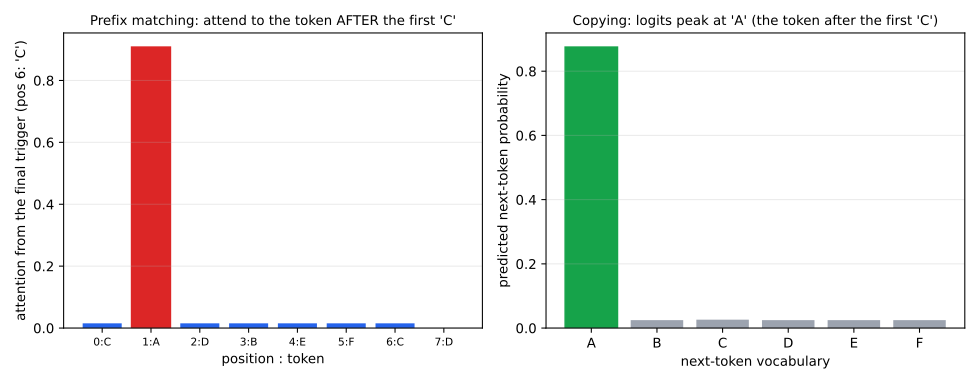

Python code for this plot:
"""An induction head, constructed by hand from (M, W_OV) -- no training.

Appendix A, section A.9.  An induction head completes  ...[A][B]...[A] -> [B]
by (i) prefix matching: attend back to positions preceded by the current token,
and (ii) copying: write the attended token into the next-token logits
(Olsson et al. 2022; Elhage et al. 2021).  We build one explicitly to show the
whole head IS the pair (M, W_OV); the raw Q, K, V never appear.

Construction.  Give each position j a residual feature that concatenates two
one-hot blocks: its own token  e(tok_j)  and its predecessor  e(tok_{j-1})
(the predecessor block is what a "previous-token head" would have written one
layer earlier).  Then:

  * QK circuit  M  matches the query's OWN-token block against the key's
    PREDECESSOR block:  M = sum_a e_own(a) e_prev(a)^T, with score
    x_i^T M x_j high exactly when tok_i == tok_{j-1}, i.e. j follows an earlier
    copy of the current token -- prefix matching.

  * OV circuit  W_OV  reads the attended position's OWN-token block and writes
    it to the vocab-logit space:  W_OV = sum_a e_logit(a) e_own(a)^T.  So the
    head copies whatever token it attended to into the next-token logits.

(Column-vector convention; the code packs features as rows for convenience, an
equivalent transposed packing that yields the identical demonstration.)

Run on a random token stream with one planted repeat, the head at the final
occurrence of the trigger attends to the token that followed the FIRST
occurrence and boosts exactly that token's logit.  Deterministic (fixed seed).

Outputs:
  qkv-induction-head.svg
  qkv-induction-head.json
"""
import json
import pathlib

import numpy as np
import matplotlib
matplotlib.use("Agg")
import matplotlib.pyplot as plt

HERE = pathlib.Path(__file__).resolve().parent

# macOS Accelerate / NumPy 2.x raises spurious FP flags inside BLAS matmul;
# the printed results are exact (verified), so silence these non-errors.
np.seterr(divide="ignore", over="ignore", invalid="ignore")

V = 6          # vocabulary size
rng = np.random.default_rng(11)
vocab = ["A", "B", "C", "D", "E", "F"]

# Token stream with a planted induction pattern: a trigger token T appears
# twice; the first time it is followed by the "answer" token. The model sees
# the prefix up to (and including) the second trigger and must predict the
# answer at the next step.
tokens = [2, 0, 3, 1, 4, 5, 2, 3]   # C A D B E F C D ...
#          C  A  D  B  E  F  C  ?   -> first 'C'(idx0) is followed by 'A'(idx1);
# the second 'C' is at position 6; an induction head predicts 'A'.
trigger_pos = 6
answer_tok = tokens[tokens.index(2) + 1]   # token after the FIRST trigger = 'A' (0)
Tlen = len(tokens)

eye = np.eye(V)


def feature(j):
    own = eye[tokens[j]]
    prev = eye[tokens[j - 1]] if j > 0 else np.zeros(V)
    return np.concatenate([own, prev])      # dim 2V: [own | prev]


Xr = np.stack([feature(j) for j in range(Tlen)])   # (T, 2V)
own_blk = np.concatenate([np.eye(V), np.zeros((V, V))], axis=1)    # selects own
prev_blk = np.concatenate([np.zeros((V, V)), np.eye(V)], axis=1)   # selects prev

# QK circuit: own(query) matched to prev(key).  M is (2V x 2V).  The strength
# beta is the head's matching confidence (a trained induction head learns large
# match logits); it sets how sharply the softmax concentrates on the match.
beta = 10.0
M = beta * (own_blk.T @ prev_blk)   # beta * sum_a e_own(a) e_prev(a)^T
# OV circuit: own(value) copied to logit space.  W_OV is (2V x V).  The write
# strength gamma is the head's copy confidence (a trained head writes large
# logits); it sharpens the next-token distribution onto the copied token.
gamma = 4.0
W_OV = gamma * (own_blk.T @ np.eye(V))   # gamma * sum_a e_own(a) e_logit(a)^T

dk = V
scores = (Xr @ M @ Xr.T) / np.sqrt(dk)
# causal mask: position t attends to j <= t (here we read out the trigger row)
mask = np.tril(np.ones((Tlen, Tlen), dtype=bool))
scores = np.where(mask, scores, -np.inf)
scores = scores - np.nanmax(scores, axis=1, keepdims=True)
A = np.exp(scores)
A /= A.sum(axis=1, keepdims=True)

attn_row = A[trigger_pos]                       # where the final 'C' looks
logits = attn_row @ Xr @ W_OV                   # copied into vocab logits
probs = np.exp(logits - logits.max()); probs /= probs.sum()

data = {
    "vocab": vocab, "tokens": tokens, "token_str": [vocab[t] for t in tokens],
    "trigger_pos": trigger_pos, "trigger_tok": vocab[tokens[trigger_pos]],
    "answer_tok": vocab[answer_tok],
    "attention_row_at_trigger": [float(x) for x in attn_row],
    "argmax_attended_pos": int(attn_row.argmax()),
    "next_token_probs": {vocab[i]: float(probs[i]) for i in range(V)},
    "predicted_tok": vocab[int(probs.argmax())],
}
with open(HERE / "qkv-induction-head.json", "w") as f:
    json.dump(data, f, indent=1)

labels = [f"{j}:{vocab[t]}" for j, t in enumerate(tokens)]
fig, (ax1, ax2) = plt.subplots(1, 2, figsize=(10.2, 4.0))

bars = ax1.bar(range(Tlen), attn_row, color="#2563eb")
bars[attn_row.argmax()].set_color("#dc2626")
ax1.set_xticks(range(Tlen))
ax1.set_xticklabels(labels, fontsize=8)
ax1.set_xlabel("position : token")
ax1.set_ylabel(f"attention from the final trigger (pos {trigger_pos}: "
               f"'{vocab[tokens[trigger_pos]]}')")
ax1.set_title("Prefix matching: attend to the token AFTER the first 'C'",
              fontsize=10.0)
ax1.grid(True, axis="y", alpha=0.25)

pbars = ax2.bar(range(V), [probs[i] for i in range(V)], color="#9ca3af")
pbars[int(probs.argmax())].set_color("#16a34a")
ax2.set_xticks(range(V)); ax2.set_xticklabels(vocab)
ax2.set_xlabel("next-token vocabulary")
ax2.set_ylabel("predicted next-token probability")
ax2.set_title(f"Copying: logits peak at '{vocab[answer_tok]}' "
              f"(the token after the first 'C')", fontsize=10.0)
ax2.grid(True, axis="y", alpha=0.25)

fig.tight_layout()
fig.savefig(HERE / "qkv-induction-head.svg")
print("wrote qkv-induction-head.svg / .json")
print(f"  stream: {[vocab[t] for t in tokens]}, trigger at pos {trigger_pos} ('C')")
print(f"  attends to position {int(attn_row.argmax())} "
      f"('{vocab[tokens[int(attn_row.argmax())]]}'), weight {attn_row.max():.3f}")
print(f"  predicts '{vocab[int(probs.argmax())]}' "
      f"with p={probs.max():.3f} (answer = '{vocab[answer_tok]}')")
